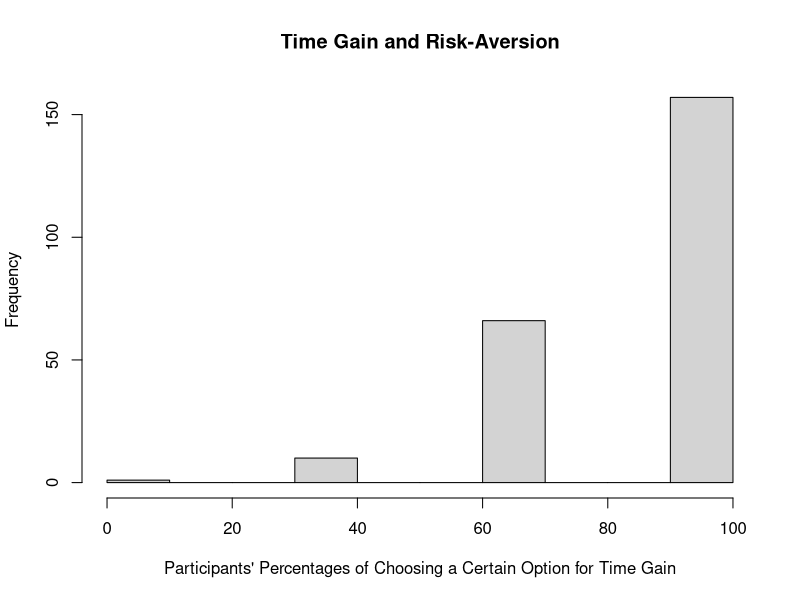
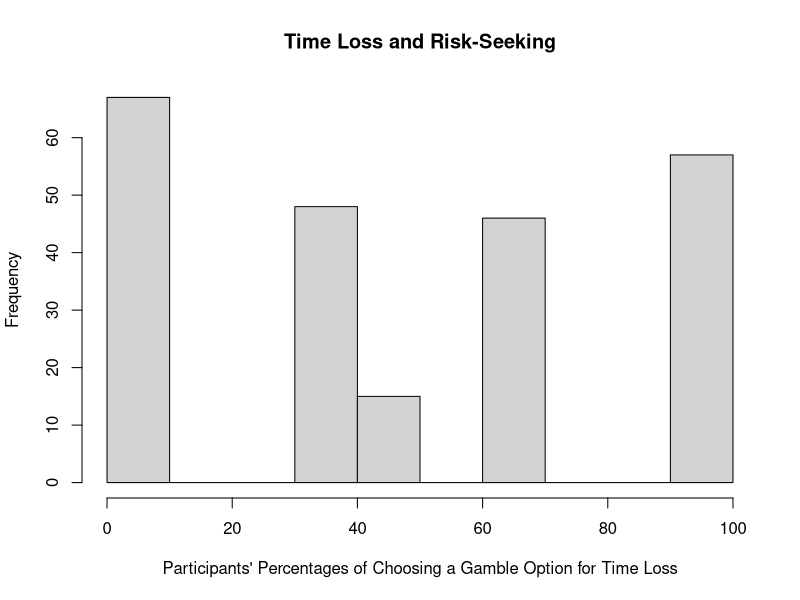
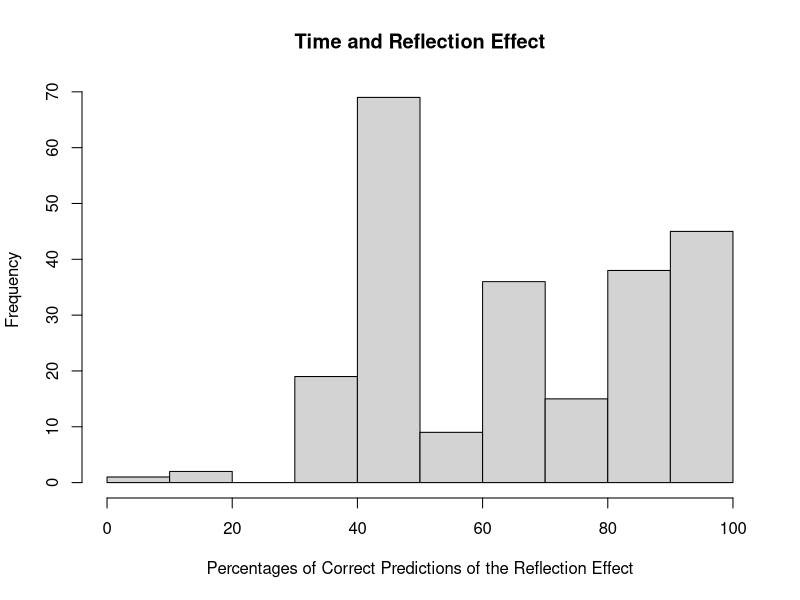
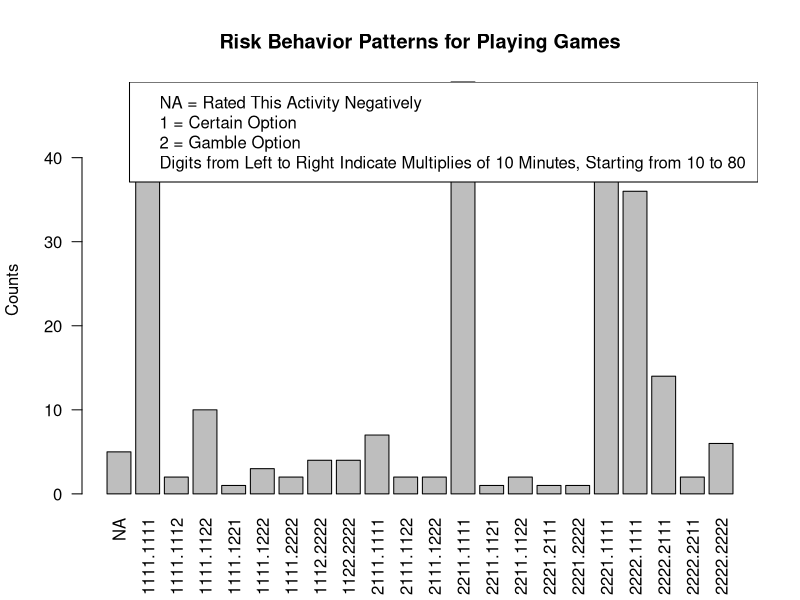
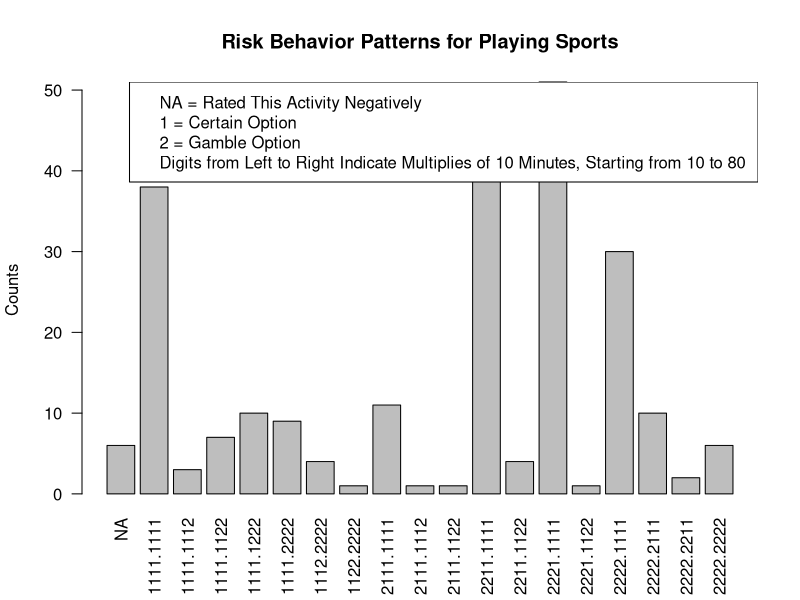
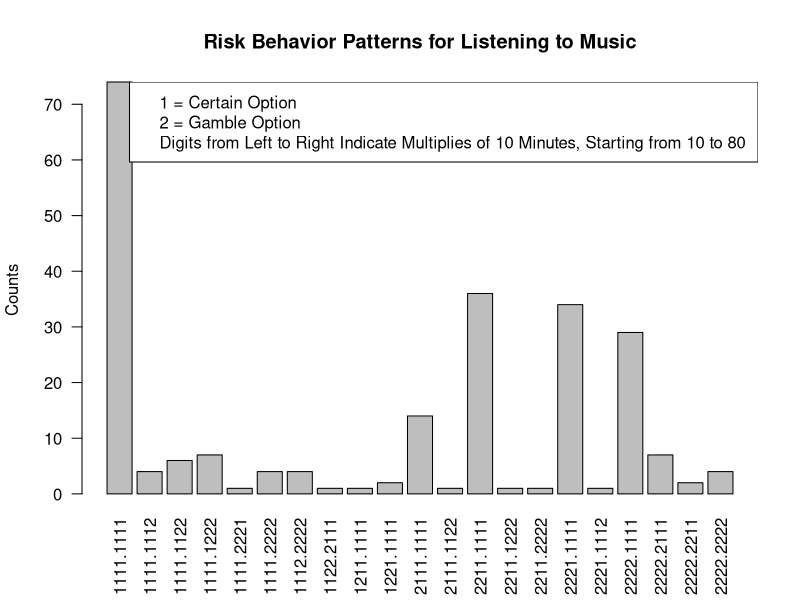
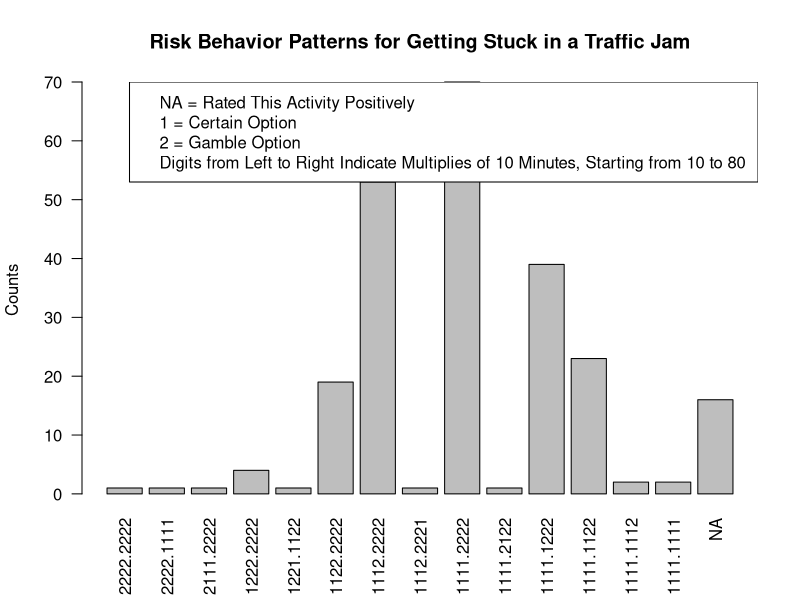
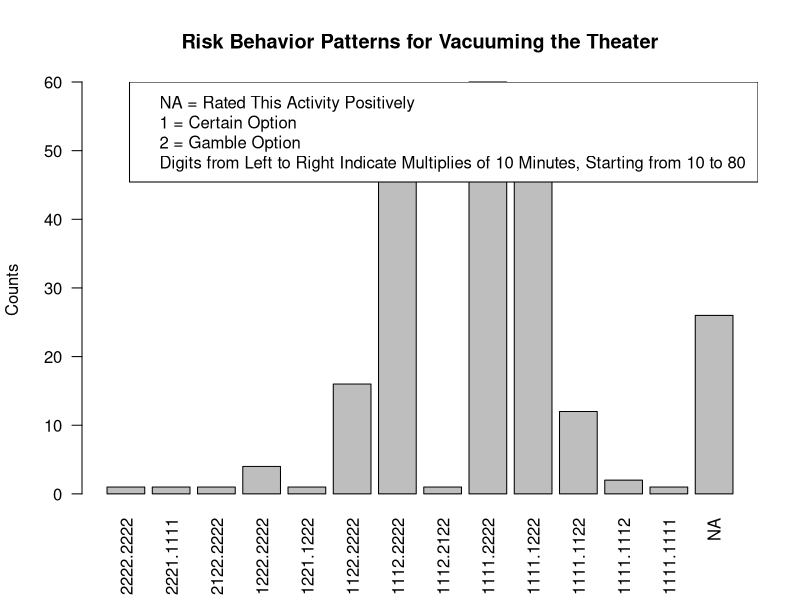

Source code (R) for these figures, in order:
setwd("~/Desktop/time 2")
library(readr)
Time <- read_csv("Time.csv", skip = 1)
Time <- Time[-c(1),]
Time <- data.frame(sapply(Time, function(x) as.numeric(as.character(x))))
library(memisc)
library(ggplot2)


######Risk preferences
#count #positive and #negative
#create new columns
Time$gg <- NA
Time$ss <- NA
Time$mm <- NA
Time$tt <- NA
Time$dd <- NA
Time$vv <- NA
for(i in 1:nrow(Time)){
  if(Time$g[i] > 0){Time$gg[i] <- 1}
  else {Time$gg[i] <- 0}
}
print(Time$gg)

for(i in 1:nrow(Time)){
  if(Time$s[i] > 0){Time$ss[i] <- 1}
  else {Time$ss[i] <- 0}
}
print(Time$ss)

for(i in 1:nrow(Time)){
  if(Time$m[i] > 0){Time$mm[i] <- 1}
  else {Time$mm[i] <- 0}
}
print(Time$mm)

for(i in 1:nrow(Time)){
  if(Time$t[i] < 0){Time$tt[i] <- 1}
  else {Time$tt[i] <- 0}
}
print(Time$tt)

for(i in 1:nrow(Time)){
  if(Time$v[i] < 0){Time$vv[i] <- 1}
  else {Time$vv[i] <- 0}
}
print(Time$vv)

for(i in 1:nrow(Time)){
  if(Time$d[i] < 0){Time$dd[i] <- 1}
  else {Time$dd[i] <- 0}
}
print(Time$dd)

Time$posi <- rowSums(Time[,c("gg","mm","ss")])
print(Time$posi)
Time$neg <- rowSums(Time[,c("vv","tt","dd")])
print(Time$neg)

#Look at responses (1 = sure and 2 = gamble) change to (1 = sure and 0 = gamble) -- including negative activities because some people might rate positive activity as negative
Time$g45[Time$g45 == 2] <- "0"
Time$m45[Time$m45 == 2] <- "0"
Time$s45[Time$s45 == 2] <- "0"
Time$v45[Time$v45 == 2] <- "0"
Time$t45[Time$t45 == 2] <- "0"
Time$d45[Time$d45 == 2] <- "0"
print(Time$g45)

#create result of countings
Time$gr <- NA
Time$sr <- NA
Time$mr <- NA
Time$tr <- NA
Time$dr <- NA
Time$vr <- NA

#if evaluate positive activity as positive and answer sure option == 1
for(i in 1:nrow(Time)){
  if(Time$gg[i] == 1 & Time$g45[i] == 1){Time$gr[i] <- 1}
  else {Time$gr[i] <- 0}
}

for(i in 1:nrow(Time)){
  if(Time$mm[i] == 1 & Time$m45[i] == 1){Time$mr[i] <- 1}
  else {Time$mr[i] <- 0}
}
print(Time$mr)

for(i in 1:nrow(Time)){
  if(Time$ss[i] == 1 & Time$s45[i] == 1){Time$sr[i] <- 1}
  else {Time$sr[i] <- 0}
}
print(Time$sr)

#if evaluate negative activities as negative and answer gamble option == 1
for(i in 1:nrow(Time)){
  if(Time$vv[i] == 1 & Time$v45[i] == 0){Time$vr[i] <- 1}
  else {Time$vr[i] <- 0}
}
print(Time$vr)

for(i in 1:nrow(Time)){
  if(Time$dd[i] == 1 & Time$d45[i] == 0){Time$dr[i] <- 1}
  else {Time$dr[i] <- 0}
}
print(Time$dr)

for(i in 1:nrow(Time)){
  if(Time$tt[i] == 1 & Time$t45[i] == 0){Time$tr[i] <- 1}
  else {Time$tr[i] <- 0}
}
print(Time$tr)

#sum up the # of responses for each individual. If chose gamble for all 3 rated negative activities == 3. If only rated 2 negative activities as negative, and chose gamble only one of the two == 1
Time$posiresponse <- rowSums(Time[,c("gr","mr","sr")])
print(Time$posiresponse)
Time$negresponse <- rowSums(Time[,c("vr","tr","dr")])
print(Time$negresponse)


#calculate percentages of gain, loss, total
#positive -- predicting risk-aversion -- choosing sure option
Time$pst <- 100*Time$posiresponse/Time$posi; Time$pst
Time$ngt <- 100*Time$negresponse/Time$neg; Time$ngt
Time$total <- 100*(Time$posiresponse + Time$negresponse)/(Time$posi + Time$neg); Time$total      
hist(Time$pst, main = "Time Gain and Risk-Aversion", xlab = "Participants' Percentages of Choosing a Certain Option for Time Gain")
hist(Time$ngt, main = "Time Loss and Risk-Seeking", xlab = "Participants' Percentages of Choosing a Gamble Option for Time Loss")
hist(Time$total, main = "Time and Reflection Effect", xlab = "Percentages of Correct Predictions of the Reflection Effect")
mean(Time$pst)
mean(Time$ngt) # #48 has 0 for both numerator and denominator
which(Time$ngt == "NaN")
Time[48,c("neg", "negresponse")]
mean(Time$total)
t.test(Time$pst, y = NULL, mu = 50)
t.test(Time$ngt, y = NULL, mu = 50) # not significant
t.test(Time$total, y = NULL, mu = 50)



##########Risk behavior patterns###############
#consistency for g
Time$gg1 <- NA
Time$gg2 <- NA
Time$gg3 <- NA
Time$gg4 <- NA
Time$gg5 <- NA
Time$gg6 <- NA
Time$gg7 <- NA
Time$gg8 <- NA
for(i in 1:nrow(Time)){
  if(Time$g[i] > 0) {if(Time$g10[i] == 1){Time$gg1[i] <- 1} else {Time$gg1[i] <- 2}}
  else{Time$gg1[i] <- 0}}
for(i in 1:nrow(Time)){
  if(Time$g[i] > 0) {if(Time$g20[i] == 1){Time$gg2[i] <- 1} else {Time$gg2[i] <- 2}}
  else{Time$gg2[i] <- 0}}
for(i in 1:nrow(Time)){
  if(Time$g[i] > 0) {if(Time$g30[i] == 1){Time$gg3[i] <- 1} else {Time$gg3[i] <- 2}}
  else{Time$gg3[i] <- 0}}
for(i in 1:nrow(Time)){
  if(Time$g[i] > 0) {if(Time$g40[i] == 1){Time$gg4[i] <- 1} else {Time$gg4[i] <- 2}}
  else{Time$gg4[i] <- 0}}
for(i in 1:nrow(Time)){
  if(Time$g[i] > 0) {if(Time$g50[i] == 1){Time$gg5[i] <- 1} else {Time$gg5[i] <- 2}}
  else{Time$gg5[i] <- 0}}
for(i in 1:nrow(Time)){
  if(Time$g[i] > 0) {if(Time$g60[i] == 1){Time$gg6[i] <- 1} else {Time$gg6[i] <- 2}}
  else{Time$gg6[i] <- 0}}
for(i in 1:nrow(Time)){
  if(Time$g[i] > 0) {if(Time$g70[i] == 1){Time$gg7[i] <- 1} else {Time$gg7[i] <- 2}}
  else{Time$gg7[i] <- 0}}
for(i in 1:nrow(Time)){
  if(Time$g[i] > 0) {if(Time$g80[i] == 1){Time$gg8[i] <- 1} else {Time$gg8[i] <- 2}}
  else{Time$gg8[i] <- 0}}
Time$ga <- (Time$gg8*.0001 + Time$gg7*.001 + Time$gg6*.01 + Time$gg5*.1 + Time$gg4*1 + Time$gg3*10 + Time$gg2*100 + Time$gg1*1000)
options(digits=8)
barplot(table(Time$ga), main = "Risk Behavior Patterns for Playing Games", ylab = "Counts", las = 2, 
        names = c("NA", "1111.1111", "1111.1112", "1111.1122", "1111.1221", "1111.1222", "1111.2222", "1112.2222", "1122.2222", "2111.1111", "2111.1122", "2111.1222", "2211.1111", "2211.1121", "2211.1122", "2221.2111", "2221.2222", "2221.1111", "2222.1111", "2222.2111", "2222.2211", "2222.2222"))
legend("topright", legend = c("NA = Rated This Activity Negatively", "1 = Certain Option", "2 = Gamble Option", "Digits from Left to Right Indicate Multiplies of 10 Minutes, Starting from 10 to 80 "))

# consistency for s
Time$ss1 <- NA
Time$ss2 <- NA
Time$ss3 <- NA
Time$ss4 <- NA
Time$ss5 <- NA
Time$ss6 <- NA
Time$ss7 <- NA
Time$ss8 <- NA
for(i in 1:nrow(Time)){
  if(Time$s[i] > 0) {if(Time$s10[i] == 1){Time$ss1[i] <- 1} else {Time$ss1[i] <- 2}}
  else{Time$ss1[i] <- 0}}
for(i in 1:nrow(Time)){
  if(Time$s[i] > 0) {if(Time$s20[i] == 1){Time$ss2[i] <- 1} else {Time$ss2[i] <- 2}}
  else{Time$ss2[i] <- 0}}
for(i in 1:nrow(Time)){
  if(Time$s[i] > 0) {if(Time$s30[i] == 1){Time$ss3[i] <- 1} else {Time$ss3[i] <- 2}}
  else{Time$ss3[i] <- 0}}
for(i in 1:nrow(Time)){
  if(Time$s[i] > 0) {if(Time$s40[i] == 1){Time$ss4[i] <- 1} else {Time$ss4[i] <- 2}}
  else{Time$ss4[i] <- 0}}
for(i in 1:nrow(Time)){
  if(Time$s[i] > 0) {if(Time$s50[i] == 1){Time$ss5[i] <- 1} else {Time$ss5[i] <- 2}}
  else{Time$ss5[i] <- 0}}
for(i in 1:nrow(Time)){
  if(Time$s[i] > 0) {if(Time$s60[i] == 1){Time$ss6[i] <- 1} else {Time$ss6[i] <- 2}}
  else{Time$ss6[i] <- 0}}
for(i in 1:nrow(Time)){
  if(Time$s[i] > 0) {if(Time$s70[i] == 1){Time$ss7[i] <- 1} else {Time$ss7[i] <- 2}}
  else{Time$ss7[i] <- 0}}
for(i in 1:nrow(Time)){
  if(Time$s[i] > 0) {if(Time$s80[i] == 1){Time$ss8[i] <- 1} else {Time$ss8[i] <- 2}}
  else{Time$ss8[i] <- 0}}
Time$sa <- (Time$ss8*.0001 + Time$ss7*.001 + Time$ss6*.01 + Time$ss5*.1 + Time$ss4*1 + Time$ss3*10 + Time$ss2*100 + Time$ss1*1000)
options(digits=8)
barplot(table(Time$sa), main = "Risk Behavior Patterns for Playing Sports", ylab = "Counts", las = 2,
        names = c("NA", "1111.1111", "1111.1112", "1111.1122", "1111.1222", "1111.2222", "1112.2222", "1122.2222", "2111.1111", "2111.1112", "2111.1122", "2211.1111", "2211.1122", "2221.1111", "2221.1122", "2222.1111", "2222.2111", "2222.2211", "2222.2222"))
legend("topright", legend = c("NA = Rated This Activity Negatively", "1 = Certain Option", "2 = Gamble Option", "Digits from Left to Right Indicate Multiplies of 10 Minutes, Starting from 10 to 80 "))

# consistency for m
Time$mm1 <- NA
Time$mm2 <- NA
Time$mm3 <- NA
Time$mm4 <- NA
Time$mm5 <- NA
Time$mm6 <- NA
Time$mm7 <- NA
Time$mm8 <- NA
for(i in 1:nrow(Time)){
  if(Time$m[i] > 0) {if(Time$m10[i] == 1){Time$mm1[i] <- 1} else {Time$mm1[i] <- 2}}
  else{Time$mm1[i] <- 0}}
for(i in 1:nrow(Time)){
  if(Time$m[i] > 0) {if(Time$m20[i] == 1){Time$mm2[i] <- 1} else {Time$mm2[i] <- 2}}
  else{Time$mm2[i] <- 0}}
for(i in 1:nrow(Time)){
  if(Time$m[i] > 0) {if(Time$m30[i] == 1){Time$mm3[i] <- 1} else {Time$mm3[i] <- 2}}
  else{Time$mm3[i] <- 0}}
for(i in 1:nrow(Time)){
  if(Time$m[i] > 0) {if(Time$m40[i] == 1){Time$mm4[i] <- 1} else {Time$mm4[i] <- 2}}
  else{Time$mm4[i] <- 0}}
for(i in 1:nrow(Time)){
  if(Time$m[i] > 0) {if(Time$m50[i] == 1){Time$mm5[i] <- 1} else {Time$mm5[i] <- 2}}
  else{Time$mm5[i] <- 0}}
for(i in 1:nrow(Time)){
  if(Time$m[i] > 0) {if(Time$m60[i] == 1){Time$mm6[i] <- 1} else {Time$mm6[i] <- 2}}
  else{Time$mm6[i] <- 0}}
for(i in 1:nrow(Time)){
  if(Time$m[i] > 0) {if(Time$m70[i] == 1){Time$mm7[i] <- 1} else {Time$mm7[i] <- 2}}
  else{Time$mm7[i] <- 0}}
for(i in 1:nrow(Time)){
  if(Time$m[i] > 0) {if(Time$m80[i] == 1){Time$mm8[i] <- 1} else {Time$mm8[i] <- 2}}
  else{Time$mm8[i] <- 0}}
Time$ma <- (Time$mm8*.0001 + Time$mm7*.001 + Time$mm6*.01 + Time$mm5*.1 + Time$mm4*1 + Time$mm3*10 + Time$mm2*100 + Time$mm1*1000)
options(digits=8)
barplot(table(Time$ma), main = "Risk Behavior Patterns for Listening to Music", ylab = "Counts", las = 2, 
        names = c("1111.1111", "1111.1112", "1111.1122", "1111.1222", "1111.2221", "1111.2222", "1112.2222", "1122.2111", "1211.1111", "1221.1111", "2111.1111", "2111.1122", "2211.1111", "2211.1222", "2211.2222", "2221.1111", "2221.1112", "2222.1111", "2222.2111", "2222.2211", "2222.2222"))
legend("topright", legend = c("1 = Certain Option", "2 = Gamble Option", "Digits from Left to Right Indicate Multiplies of 10 Minutes, Starting from 10 to 80 "))

# consistency for t
Time$tt1 <- NA
Time$tt2 <- NA
Time$tt3 <- NA
Time$tt4 <- NA
Time$tt5 <- NA
Time$tt6 <- NA
Time$tt7 <- NA
Time$tt8 <- NA

for(i in 1:nrow(Time)){
  if(Time$t[i] < 0) {if(Time$t10[i] == 1){Time$tt1[i] <- -1} else {Time$tt1[i] <- -2}}
  else{Time$tt1[i] <- 0}}
for(i in 1:nrow(Time)){
  if(Time$t[i] < 0) {if(Time$t20[i] == 1){Time$tt2[i] <- -1} else {Time$tt2[i] <- -2}}
  else{Time$tt2[i] <- 0}}
for(i in 1:nrow(Time)){
  if(Time$t[i] < 0) {if(Time$t30[i] == 1){Time$tt3[i] <- -1} else {Time$tt3[i] <- -2}}
  else{Time$tt3[i] <- 0}}
for(i in 1:nrow(Time)){
  if(Time$t[i] < 0) {if(Time$t40[i] == 1){Time$tt4[i] <- -1} else {Time$tt4[i] <- -2}}
  else{Time$tt4[i] <- 0}}
for(i in 1:nrow(Time)){
  if(Time$t[i] < 0) {if(Time$t50[i] == 1){Time$tt5[i] <- -1} else {Time$tt5[i] <- -2}}
  else{Time$tt5[i] <- 0}}
for(i in 1:nrow(Time)){
  if(Time$t[i] < 0) {if(Time$t60[i] == 1){Time$tt6[i] <- -1} else {Time$tt6[i] <- -2}}
  else{Time$tt6[i] <- 0}}
for(i in 1:nrow(Time)){
  if(Time$t[i] < 0) {if(Time$t70[i] == 1){Time$tt7[i] <- -1} else {Time$tt7[i] <- -2}}
  else{Time$tt7[i] <- 0}}
for(i in 1:nrow(Time)){
  if(Time$t[i] < 0) {if(Time$t80[i] == 1){Time$tt8[i] <- -1} else {Time$tt8[i] <- -2}}
  else{Time$tt8[i] <- 0}}
print(Time$tt5)
options(digits=8)
Time$ta <- (Time$tt8*.0001 + Time$tt7*.001 + Time$tt6*.01 + Time$tt5*.1 + Time$tt4*1 + Time$tt3*10 + Time$tt2*100 + Time$tt1*1000); Time$ta
barplot(table(Time$ta), main = "Risk Behavior Patterns for Getting Stuck in a Traffic Jam", ylab = "Counts", las = 2, 
        names = c("2222.2222", "2222.1111", "2111.2222", "1222.2222", "1221.1122", "1122.2222", "1112.2222", "1112.2221", "1111.2222", "1111.2122", "1111.1222", "1111.1122", "1111.1112", "1111.1111", "NA"))
legend("topright", legend = c("NA = Rated This Activity Positively", "1 = Certain Option", "2 = Gamble Option", "Digits from Left to Right Indicate Multiplies of 10 Minutes, Starting from 10 to 80 "))

# consistency for v
Time$vv1 <- NA
Time$vv2 <- NA
Time$vv3 <- NA
Time$vv4 <- NA
Time$vv5 <- NA
Time$vv6 <- NA
Time$vv7 <- NA
Time$vv8 <- NA

for(i in 1:nrow(Time)){
  if(Time$v[i] < 0) {if(Time$v10[i] == 1){Time$vv1[i] <- -1} else {Time$vv1[i] <- -2}}
  else{Time$vv1[i] <- 0}}
for(i in 1:nrow(Time)){
  if(Time$v[i] < 0) {if(Time$v20[i] == 1){Time$vv2[i] <- -1} else {Time$vv2[i] <- -2}}
  else{Time$vv2[i] <- 0}}
for(i in 1:nrow(Time)){
  if(Time$v[i] < 0) {if(Time$v30[i] == 1){Time$vv3[i] <- -1} else {Time$vv3[i] <- -2}}
  else{Time$vv3[i] <- 0}}
for(i in 1:nrow(Time)){
  if(Time$v[i] < 0) {if(Time$v40[i] == 1){Time$vv4[i] <- -1} else {Time$vv4[i] <- -2}}
  else{Time$vv4[i] <- 0}}
for(i in 1:nrow(Time)){
  if(Time$v[i] < 0) {if(Time$v50[i] == 1){Time$vv5[i] <- -1} else {Time$vv5[i] <- -2}}
  else{Time$vv5[i] <- 0}}
for(i in 1:nrow(Time)){
  if(Time$v[i] < 0) {if(Time$v60[i] == 1){Time$vv6[i] <- -1} else {Time$vv6[i] <- -2}}
  else{Time$vv6[i] <- 0}}
for(i in 1:nrow(Time)){
  if(Time$v[i] < 0) {if(Time$v70[i] == 1){Time$vv7[i] <- -1} else {Time$vv7[i] <- -2}}
  else{Time$vv7[i] <- 0}}
for(i in 1:nrow(Time)){
  if(Time$v[i] < 0) {if(Time$v80[i] == 1){Time$vv8[i] <- -1} else {Time$vv8[i] <- -2}}
  else{Time$vv8[i] <- 0}}
options(digits=8)
Time$va <- (Time$vv8*.0001 + Time$vv7*.001 + Time$vv6*.01 + Time$vv5*.1 + Time$vv4*1 + Time$vv3*10 + Time$vv2*100 + Time$vv1*1000); Time$va
barplot(table(Time$va), main = "Risk Behavior Patterns for Vacuuming the Theater", ylab = "Counts", las = 2, 
        names = c("2222.2222", "2221.1111", "2122.2222", "1222.2222", "1221.1222", "1122.2222", "1112.2222", "1112.2122", "1111.2222", "1111.1222", "1111.1122", "1111.1112", "1111.1111", "NA"))
legend("topright", legend = c("NA = Rated This Activity Positively", "1 = Certain Option", "2 = Gamble Option", "Digits from Left to Right Indicate Multiplies of 10 Minutes, Starting from 10 to 80 "))

# consistency for d
Time$dd1 <- NA
Time$dd2 <- NA
Time$dd3 <- NA
Time$dd4 <- NA
Time$dd5 <- NA
Time$dd6 <- NA
Time$dd7 <- NA
Time$dd8 <- NA

for(i in 1:nrow(Time)){
  if(Time$d[i] < 0) {if(Time$d10[i] == 1){Time$dd1[i] <- -1} else {Time$dd1[i] <- -2}}
  else{Time$dd1[i] <- 0}}
for(i in 1:nrow(Time)){
  if(Time$d[i] < 0) {if(Time$d20[i] == 1){Time$dd2[i] <- -1} else {Time$dd2[i] <- -2}}
  else{Time$dd2[i] <- 0}}
for(i in 1:nrow(Time)){
  if(Time$d[i] < 0) {if(Time$d30[i] == 1){Time$dd3[i] <- -1} else {Time$dd3[i] <- -2}}
  else{Time$dd3[i] <- 0}}
for(i in 1:nrow(Time)){
  if(Time$d[i] < 0) {if(Time$d40[i] == 1){Time$dd4[i] <- -1} else {Time$dd4[i] <- -2}}
  else{Time$dd4[i] <- 0}}
for(i in 1:nrow(Time)){
  if(Time$d[i] < 0) {if(Time$d50[i] == 1){Time$dd5[i] <- -1} else {Time$dd5[i] <- -2}}
  else{Time$dd5[i] <- 0}}
for(i in 1:nrow(Time)){
  if(Time$d[i] < 0) {if(Time$d60[i] == 1){Time$dd6[i] <- -1} else {Time$dd6[i] <- -2}}
  else{Time$dd6[i] <- 0}}
for(i in 1:nrow(Time)){
  if(Time$d[i] < 0) {if(Time$d70[i] == 1){Time$dd7[i] <- -1} else {Time$dd7[i] <- -2}}
  else{Time$dd7[i] <- 0}}
for(i in 1:nrow(Time)){
  if(Time$d[i] < 0) {if(Time$d80[i] == 1){Time$dd8[i] <- -1} else {Time$dd8[i] <- -2}}
  else{Time$dd8[i] <- 0}}
options(digits=8)
Time$da <- (Time$dd8*.0001 + Time$dd7*.001 + Time$dd6*.01 + Time$dd5*.1 + Time$dd4*1 + Time$dd3*10 + Time$dd2*100 + Time$dd1*1000); Time$da
barplot(table(Time$da), main = "Risk Behavior Patterns for Washing Dishes", col = "brown", las = 2, 
        names = c("2222.2222", "2221.1122", "2122.2222", "2111.2222", "1222.2222", "1122.2222", "1112.2222", "1112.1222", "1111.2222", "1111.1222", "1111.1122", "1111.1112", "1111.1111", "NA"), ylab = "Counts")
legend("topright", legend = c("NA = Rated This Activity Positively", "1 = Certain Option", "2 = Gamble Option", "Digits from Left to Right Indicate Multiplies of 10 Minutes, Starting from 10 to 80 "))


############### Mixed gamble ###########
# 1 = neither actitiyies and 2 = gamble
Time$l1 <- NA
Time$l2 <- NA
Time$l3 <- NA
#choosing a sure option = loss averse
for(i in 1:nrow(Time)){
  if(Time$gd0[i] == 1 & Time$g[i] > 0 & Time$d[i] < 0){Time$l1[i] <- 1} else
  {Time$l1[i] <- 0}
}
print(Time$l1)

for(i in 1:nrow(Time)){
  if(Time$st0[i] == 1 & Time$s[i] > 0 & Time$t[i] < 0){Time$l2[i] <- 1} else
  {Time$l2[i] <- 0}
}
print(Time$l2)

for(i in 1:nrow(Time)){
  if(Time$mv0[i] == 1 & Time$m[i] > 0 & Time$v[i] < 0){Time$l3[i] <- 1} else
  {Time$l3[i] <- 0}
}
print(Time$l3)

Time$loss <- Time$l1 + Time$l2 + Time$l3; Time$loss
Time$lp <- 100*Time$loss/3; Time$lp

hist(Time$lp, main = "Loss Aversion & Time", xlab = "Participants' Percentages of Loss Aversion")
t.test(Time$lp, y = NULL, mu = 50)

#Consistency Mixed Gamble
#gd
Time$gdn4 <- NA
Time$gdn3 <- NA
Time$gdn2 <- NA
Time$gdn1 <- NA
Time$gdp1 <- NA
Time$gdp2 <- NA
Time$gdp3 <- NA
Time$gdp4 <- NA
for(i in 1:nrow(Time)){
  if(Time$g[i] > 0 & Time$d[i] < 0) {if(Time$gd.40[i] == 1){Time$gdn4[i] <- -1} else {Time$gdn4[i] <- -2}}
  else{Time$gdn4[i] <- 0}}
for(i in 1:nrow(Time)){
  if(Time$g[i] > 0 & Time$d[i] < 0) {if(Time$gd.30[i] == 1){Time$gdn3[i] <- -1} else {Time$gdn3[i] <- -2}}
  else{Time$gdn3[i] <- 0}}
for(i in 1:nrow(Time)){
  if(Time$g[i] > 0 & Time$d[i] < 0) {if(Time$gd.20[i] == 1){Time$gdn2[i] <- -1} else {Time$gdn2[i] <- -2}}
  else{Time$gdn2[i] <- 0}}
for(i in 1:nrow(Time)){
  if(Time$g[i] > 0 & Time$d[i] < 0) {if(Time$gd.10[i] == 1){Time$gdn1[i] <- -1} else {Time$gdn1[i] <- -2}}
  else{Time$gdn1[i] <- 0}}
for(i in 1:nrow(Time)){
  if(Time$g[i] > 0 & Time$d[i] < 0) {if(Time$gd10[i] == 1){Time$gdp1[i] <- -1} else {Time$gdp1[i] <- -2}}
  else{Time$gdp1[i] <- 0}}
for(i in 1:nrow(Time)){
  if(Time$g[i] > 0 & Time$d[i] < 0) {if(Time$gd20[i] == 1){Time$gdp2[i] <- -1} else {Time$gdp2[i] <- -2}}
  else{Time$gdp2[i] <- 0}}
for(i in 1:nrow(Time)){
  if(Time$g[i] > 0 & Time$d[i] < 0) {if(Time$gd30[i] == 1){Time$gdp3[i] <- -1} else {Time$gdp3[i] <- -2}}
  else{Time$gdp3[i] <- 0}}
for(i in 1:nrow(Time)){
  if(Time$g[i] > 0 & Time$d[i] < 0) {if(Time$gd40[i] == 1){Time$gdp4[i] <- -1} else {Time$gdp4[i] <- -2}}
  else{Time$gdp4[i] <- 0}}
options(digits=8)
Time$gda <- (Time$gdp4*.0001 + Time$gdp3*.001 + Time$gdp2*.01 + Time$gdp1*.1 + Time$gdn1*1 + Time$gdn2*10 + Time$gdn3*100 + Time$gdn4*1000); Time$gda
barplot(table(Time$gda), main = "Risk Behavior Patterns for Playing Games and Washing Dishes", col = "brown", las = 2, 
        names = c("2222.2222", "2222.2221", "2222.2211", "2222.2111", "2222.1111", "2221.2211", "2221.2111", "2221.1122", "2221.1112", "2221.1111", "2211.2221", "2211.2211", "2211.2111", "2211.1112", "2211.1111", "2111.2111", "2111.1111", "1111.1111", "NA"), ylab = "Counts")
legend("topright", legend = c("NA = Rated Playing Games as Negative or Washing Dishes as Positive or Both", "1 = Certain Option", "2 = Gamble Option", "Digits from Left to Right Indicate Multiplies of 10 Minutes, Starting from 10 to 80 "))

#mv
Time$mvn4 <- NA
Time$mvn3 <- NA
Time$mvn2 <- NA
Time$mvn1 <- NA
Time$mvp1 <- NA
Time$mvp2 <- NA
Time$mvp3 <- NA
Time$mvp4 <- NA
for(i in 1:nrow(Time)){
  if(Time$m[i] > 0 & Time$v[i] < 0) {if(Time$mv.40[i] == 1){Time$mvn4[i] <- -1} else {Time$mvn4[i] <- -2}}
  else{Time$mvn4[i] <- 0}}
for(i in 1:nrow(Time)){
  if(Time$m[i] > 0 & Time$v[i] < 0) {if(Time$mv.30[i] == 1){Time$mvn3[i] <- -1} else {Time$mvn3[i] <- -2}}
  else{Time$mvn3[i] <- 0}}
for(i in 1:nrow(Time)){
  if(Time$m[i] > 0 & Time$v[i] < 0) {if(Time$mv.20[i] == 1){Time$mvn2[i] <- -1} else {Time$mvn2[i] <- -2}}
  else{Time$mvn2[i] <- 0}}
for(i in 1:nrow(Time)){
  if(Time$m[i] > 0 & Time$v[i] < 0) {if(Time$mv.10[i] == 1){Time$mvn1[i] <- -1} else {Time$mvn1[i] <- -2}}
  else{Time$mvn1[i] <- 0}}
for(i in 1:nrow(Time)){
  if(Time$m[i] > 0 & Time$v[i] < 0) {if(Time$mv10[i] == 1){Time$mvp1[i] <- -1} else {Time$mvp1[i] <- -2}}
  else{Time$mvp1[i] <- 0}}
for(i in 1:nrow(Time)){
  if(Time$m[i] > 0 & Time$v[i] < 0) {if(Time$mv20[i] == 1){Time$mvp2[i] <- -1} else {Time$mvp2[i] <- -2}}
  else{Time$mvp2[i] <- 0}}
for(i in 1:nrow(Time)){
  if(Time$m[i] > 0 & Time$v[i] < 0) {if(Time$mv30[i] == 1){Time$mvp3[i] <- -1} else {Time$mvp3[i] <- -2}}
  else{Time$mvp3[i] <- 0}}
for(i in 1:nrow(Time)){
  if(Time$m[i] > 0 & Time$v[i] < 0) {if(Time$mv40[i] == 1){Time$mvp4[i] <- -1} else {Time$mvp4[i] <- -2}}
  else{Time$mvp4[i] <- 0}}
options(digits=8)
Time$mva <- (Time$mvp4*.0001 + Time$mvp3*.001 + Time$mvp2*.01 + Time$mvp1*.1 + Time$mvn1*1 + Time$mvn2*10 + Time$mvn3*100 + Time$mvn4*1000); Time$mva
barplot(table(Time$mva), main = "Risk Behavior Patterns for Listening to Music and Vacuuming the Theater", col = "brown", las = 2, 
        names = c("2222.2222", "2222.2111", "2222.1111", "2221.2211", "2221.2111", "2221.1111", "2211.2211", "2211.2111", "2211.1112", "2211.1111", "2111.2111", "2111.1111", "1111.1111", "NA"), ylab = "Counts")
legend("topright", legend = c("NA = Rated Listening to Music as Negative or Vacuuming a Theater as Positive or Both", "1 = Certain Option", "2 = Gamble Option", "Digits from Left to Right Indicate Multiplies of 10 Minutes, Starting from 10 to 80 "))

#st
Time$stn4 <- NA
Time$stn3 <- NA
Time$stn2 <- NA
Time$stn1 <- NA
Time$stp1 <- NA
Time$stp2 <- NA
Time$stp3 <- NA
Time$stp4 <- NA
for(i in 1:nrow(Time)){
  if(Time$s[i] > 0 & Time$t[i] < 0) {if(Time$st.40[i] == 1){Time$stn4[i] <- -1} else {Time$stn4[i] <- -2}}
  else{Time$stn4[i] <- 0}}
for(i in 1:nrow(Time)){
  if(Time$s[i] > 0 & Time$t[i] < 0) {if(Time$st.30[i] == 1){Time$stn3[i] <- -1} else {Time$stn3[i] <- -2}}
  else{Time$stn3[i] <- 0}}
for(i in 1:nrow(Time)){
  if(Time$s[i] > 0 & Time$t[i] < 0) {if(Time$st.20[i] == 1){Time$stn2[i] <- -1} else {Time$stn2[i] <- -2}}
  else{Time$stn2[i] <- 0}}
for(i in 1:nrow(Time)){
  if(Time$s[i] > 0 & Time$t[i] < 0) {if(Time$st.10[i] == 1){Time$stn1[i] <- -1} else {Time$stn1[i] <- -2}}
  else{Time$stn1[i] <- 0}}
for(i in 1:nrow(Time)){
  if(Time$s[i] > 0 & Time$t[i] < 0) {if(Time$st10[i] == 1){Time$stp1[i] <- -1} else {Time$stp1[i] <- -2}}
  else{Time$stp1[i] <- 0}}
for(i in 1:nrow(Time)){
  if(Time$s[i] > 0 & Time$t[i] < 0) {if(Time$st20[i] == 1){Time$stp2[i] <- -1} else {Time$stp2[i] <- -2}}
  else{Time$stp2[i] <- 0}}
for(i in 1:nrow(Time)){
  if(Time$s[i] > 0 & Time$t[i] < 0) {if(Time$st30[i] == 1){Time$stp3[i] <- -1} else {Time$stp3[i] <- -2}}
  else{Time$stp3[i] <- 0}}
for(i in 1:nrow(Time)){
  if(Time$s[i] > 0 & Time$t[i] < 0) {if(Time$st40[i] == 1){Time$stp4[i] <- -1} else {Time$stp4[i] <- -2}}
  else{Time$stp4[i] <- 0}}
options(digits=8)
Time$sta <- (Time$stp4*.0001 + Time$stp3*.001 + Time$stp2*.01 + Time$stp1*.1 + Time$stn1*1 + Time$stn2*10 + Time$stn3*100 + Time$stn4*1000); Time$sta
barplot(table(Time$sta), main = "Risk Behavior Patterns for Playing Sports and Getting Stuck in a Traffic", col = "brown", las = 2, 
        names = c("2222.2211", "2222.2111", "2222.1111", "2221.2221", "2221.2211", "2221.2111", "2221.1112", "2221.1111", "2211.2222", "2211.2221", "2211.2211", "2211.2111", "2211.1122", "2211.1111", "2111.2111", "2111.1112", "2111.1111", "1111.2222", "1111.1222", "1111.1112", "1111.1111", "NA"), ylab = "Counts")
legend("topright", legend = c("NA = Rated Playing Sports as Negative or Getting Stuck in a Traffic as Positive or Both", "1 = Certain Option", "2 = Gamble Option", "Digits from Left to Right Indicate Multiplies of 10 Minutes, Starting from 10 to 80 "))
